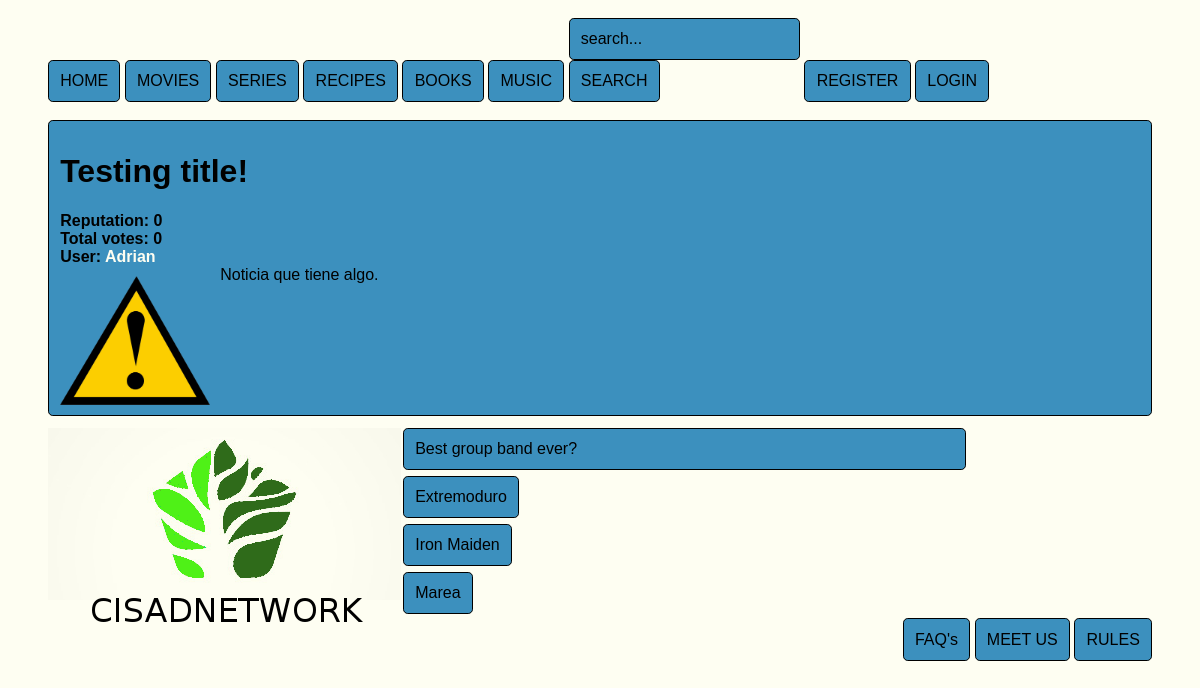
Page /index.php?type=news&id=1 on the committed database.
### tables this page shows
CREATE TABLE news (
    idnews INT PRIMARY KEY AUTO_INCREMENT,
    idusers INT NOT NULL,
    name VARCHAR(100) NOT NULL,
    imageurl VARCHAR(250) NOT NULL DEFAULT "error.png",
    description TEXT NOT NULL,
    date VARCHAR(10) NOT NULL,
    average FLOAT DEFAULT 0,
    totalvotes INT DEFAULT 0,
    FOREIGN KEY (idusers)
        REFERENCES users (idusers)
);

CREATE TABLE users (
    idusers INT PRIMARY KEY AUTO_INCREMENT,
    username VARCHAR(30) UNIQUE NOT NULL,
    password VARCHAR(250) NOT NULL,
    name VARCHAR(30),
    lastname VARCHAR(50),
    email VARCHAR(50) NOT NULL,
    imageurl VARCHAR(250) DEFAULT "error.png",
    idroles INT NOT NULL,
    activemail BINARY DEFAULT 0,
    active BINARY DEFAULT 1,
    userKey VARCHAR(250) NOT NULL,
    privacity VARCHAR(30) DEFAULT "private",
    FOREIGN KEY (idroles)
        REFERENCES roles (idroles)
);

CREATE TABLE polls (
    idpolls INT PRIMARY KEY AUTO_INCREMENT,
    question VARCHAR(250) NOT NULL
);

CREATE TABLE answers (
    idanswers INT PRIMARY KEY AUTO_INCREMENT,
    idpolls INT NOT NULL,
    answer VARCHAR(250) NOT NULL,
    totalvotes INT NOT NULL DEFAULT 0,
    FOREIGN KEY (idpolls)
        REFERENCES polls (idpolls)
        ON DELETE CASCADE ON UPDATE CASCADE
);

### index.php (called while the page is built, shortened)
<?php
    include './models/classes/Connection.php';
    include './models/dbConnection.php';
    $infoDb = getInfoDb();
    $link = new Connection($infoDb['host'], $infoDb['user'], $infoDb['pass'], $infoDb['db']);
    mysqli_select_db($link->getConnection(), 'cisadnetwork');
    include './views/head.php';
    include './models/functions.php';
    include './controler/controler.php';
    include './views/upperWrapper.php';
    include $toInclude;
    include './views/footerWrapper.php';
    include './views/bottom.php';
?>

### models/dbConnection.php (called while the page is built)
<?php
     function getInfoDb() {
        return ['user' => 'root', 'pass' => 'icaballero23', 'host' => 'localhost', 'db' => 'cisadnetwork'];
    }
?>

### models/classes/Connection.php (called while the page is built, shortened)
<?php
    class Connection {
        private $connection;
        function __construct($host, $user, $pass, $dataBase) {
            if ($dataBase == null) {
                $this->connection = new mysqli($host, $user, $pass);
            } else {
                $this->connection = new mysqli($host, $user, $pass, $dataBase);
            }
        }
        function query($query) {
            return $this->connection->query($query);
        }
    }
?>

### models/classes/News.php (called while the page is built, shortened)
<?php
    class News {
        private $idusers;
        private $name;
        private $imageurl;
        private $description;
        private $average;
        private $totalvotes;
        function __construct($idnews, $idusers, $name, $imageurl, $description, $date, $average, $totalvotes) {
            $this->idusers = $idusers;
            $this->name = $name;
            $this->imageurl = $imageurl;
            $this->description = $description;
            $this->average = $average;
            $this->totalvotes = $totalvotes;
        }
        function getIdusers() {
            return $this->idusers;
        }
        function getName() {
            return $this->name;
        }
        function getImageurl() {
            return $this->imageurl;
        }
        function getDescription() {
            return $this->description;
        }
        function getAverage() {
            return $this->average;
        }
        function getTotalvotes() {
            return $this->totalvotes;
        }
        function getUsersName($link) {
                $query = 'select name from users where idusers = '.$this->idusers.';';
                $result = $link->query($query);
                if ($result->num_rows == 0) {
                    return "This user doesn't exists!";
                } else {
                    foreach ($result as $user) {
                        return $user['name'];
                    }
                }
        }
    }
?>

### views/details/news.php (the view)
<?php
    include './models/classes/News.php';
    $query = 'select * from news where idnews = '.$_GET['id'].';';
    $result = $link->query($query);
    if ($result->num_rows == 0) {
        unset($result);
    } else {
        foreach ($result as $new) {
            $new = new News($new['idnews'],
                            $new['idusers'],
                            $new['name'],
                            $new['imageurl'],
                            $new['description'],
                            $new['date'],
                            $new['average'],
                            $new['totalvotes']);
        }
    }
?>
<div class='newDiv'>
    <div class='infoHeaders'>
        <h1><?php echo $new->getName(); ?></h1>
        <h4>Reputation: <?php echo $new->getAverage(); ?></h4>
        <h4>Total votes: <?php echo $new->getTotalvotes(); ?></h4>
        <h4>User: <a href="<?php echo 'index.php?type=users&id='.$new->getIdusers(); ?>"><?php echo $new->getUsersName($link); ?></a></h4>
    </div>
    <div class='newImage'>
        <img src="images/<?php echo $new->getImageurl(); ?>" />
    </div>
    <div>
        <p>
            <?php echo $new->getDescription(); ?>
        </p>
    </div>
</div>

### models/functions.php (shortened to what this page needs)
<?php
    function buildLastPoll($link) {
        echo '<div class="defaultBorder">';
        $query = 'select question from polls inner join lastpolls where polls.idpolls = lastpolls.idpolls';
        $result = $link->query($query);
        if (!$result) {
            return null;
        } else {
            foreach ($result as $question) {
                echo $question['question'];
            }
        }
        echo '</div>';
        echo '<ul id="navListFooterPoll">';
        $query = 'select polls.idpolls, answer from answers inner join polls on answers.idpolls = polls.idpolls inner join lastpolls on polls.idpolls = lastpolls.idpolls';
        $result = $link->query($query);
        if (!$result) {
            return null;
        } else {
            foreach ($result as $answer) {
                echo '<li><a href="">'.$answer['answer'].'</a></li>';
            }
        }
        echo '</ul>';
    }
?>

### css/style.css (style rules this page uses)
* { margin: 0; padding: 0; }
a { text-decoration: none; color: #FEFEF2; }
body { background-color: #FEFEF2; }
img { width: auto; height: auto; }
.defaultBorder { border: 1px black solid; background-color: #3C90BE; border-radius: 0.3em; margin-bottom: 0.2em; padding: 0.7em; }
#navListFooterPoll li { list-style-type: none; }
#navListFooterPoll li a { text-decoration: none; padding: 0.7em; border-radius: 0.3em; border: solid thin black; background-color: #3C90BE; color: black; margin: 0.5% 0; display: inline-block; }
.infoHeaders { width: 60%; }
.newDiv { min-height: 250px; }
.newImage { margin-top: 10px; float: left; width: 150px; margin-right: 10px; }
.newImage img { width: 150px; }

### rows in the picture
news: name "Testing title!", average "0", totalvotes "0", imageurl (picture), description "Noticia que tiene algo."
users: name "Adrian"
polls: question "Best group band ever?"
answers: answer "Extremoduro"
answers: answer "Iron Maiden"
answers: answer "Marea"
